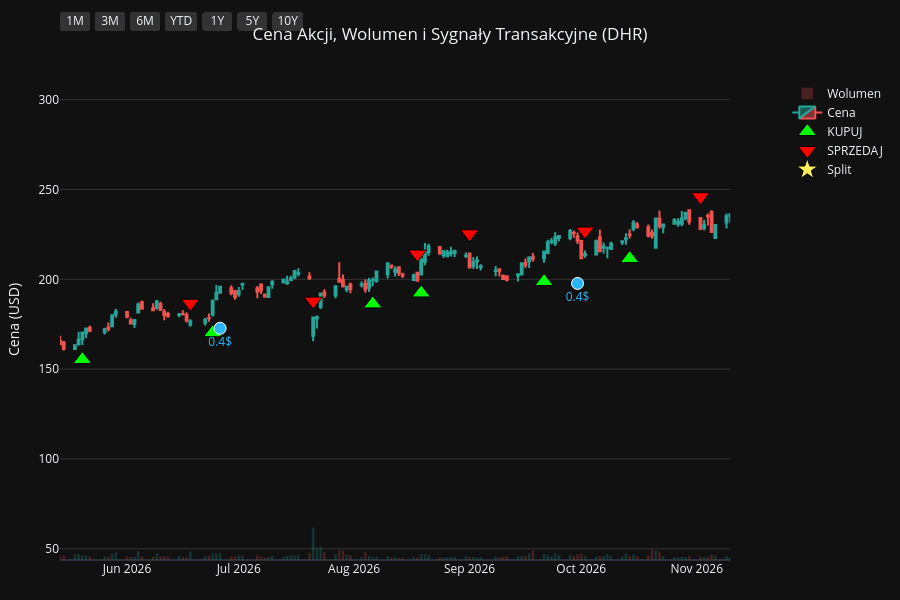
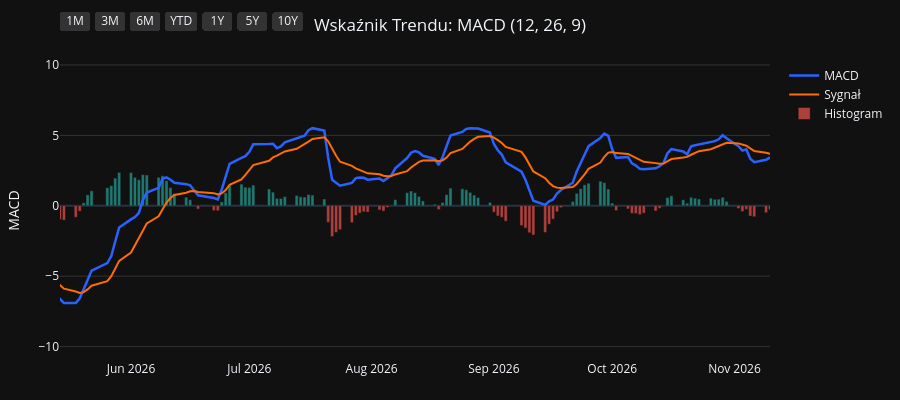
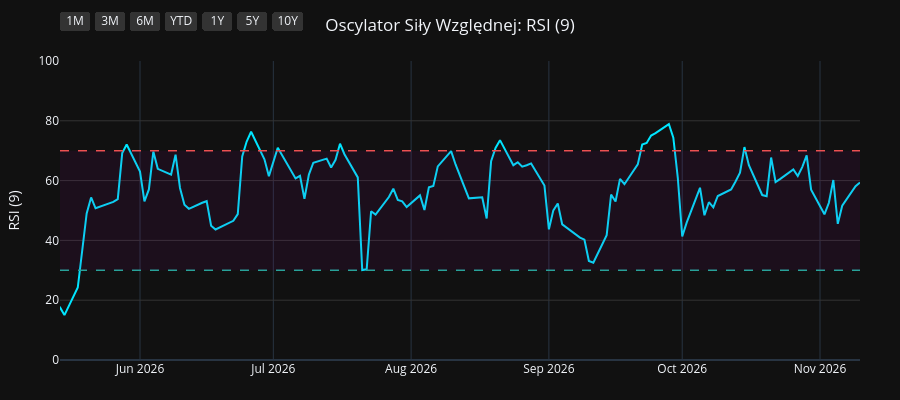
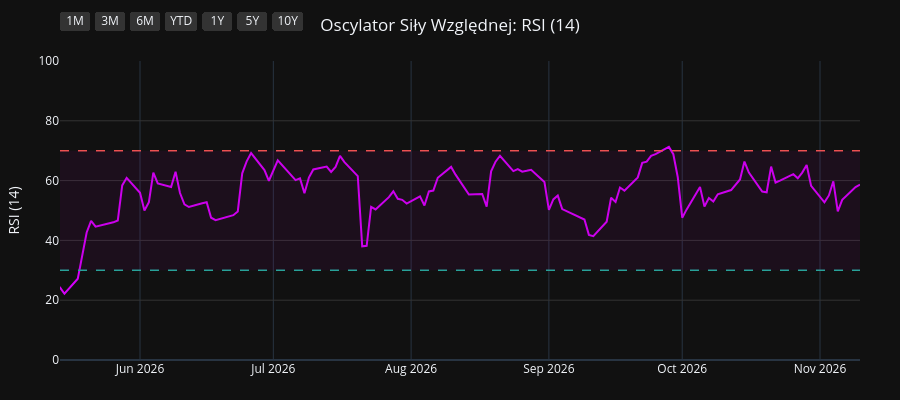

Source (notebook cell) for these figures, in order:
### Code cell
import os
import yfinance as yf
import pandas as pd
import pandas_ta as ta
import plotly.graph_objects as go
from plotly.subplots import make_subplots

# 1. Pobranie i przygotowanie danych
symbol = os.environ.get("STOCK_TICKER", "").strip().upper()
if not symbol:
    raise RuntimeError("Set STOCK_TICKER before running price_extractor.ipynb")
df = yf.Ticker(symbol).history(period="10y")
df.index = df.index.tz_localize(None)

# Wskaźniki i sygnały
df.ta.macd(fast=12, slow=26, signal=9, append=True)
df.ta.rsi(length=9, append=True)
df.ta.rsi(length=14, append=True)
df.ta.rsi(length=21, append=True)
df.dropna(inplace=True)

macd = df['MACD_12_26_9']
signal = df['MACDs_12_26_9']
wczorajszy_macd = macd.shift(1)
wczorajszy_signal = signal.shift(1)

df['Decyzja'] = 'BRAK'
df.loc[(macd > signal) & (wczorajszy_macd <= wczorajszy_signal), 'Decyzja'] = 'KUPUJ'
df.loc[(macd < signal) & (wczorajszy_macd >= wczorajszy_signal), 'Decyzja'] = 'SPRZEDAJ'

df_kupuj = df[df['Decyzja'] == 'KUPUJ']
df_sprzedaj = df[df['Decyzja'] == 'SPRZEDAJ']
df_dywidendy = df[df['Dividends'] > 0]
df_splity = df[df['Stock Splits'] > 0]

# Wspólna konfiguracja osi X
konfiguracja_osi_x = dict(
    type="date",
    showspikes=True, spikemode="across", spikesnap="cursor", spikedash="dot", spikecolor="#ffffff", spikethickness=1, hoverformat="%Y-%m-%d",
    rangeselector=dict(
        buttons=list([
            dict(count=1, label="1M", step="month", stepmode="backward"),
            dict(count=3, label="3M", step="month", stepmode="backward"),
            dict(count=6, label="6M", step="month", stepmode="backward"),
            dict(count=1, label="YTD", step="year", stepmode="todate"),
            dict(count=1, label="1Y", step="year", stepmode="backward"),
            dict(count=5, label="5Y", step="year", stepmode="backward"),
            dict(step="all", label="10Y")
        ]),
        bgcolor="#333333", activecolor="#2962ff", x=0, y=1.1
    )
)

# ==========================================
# WYKRES 1: CENA + WOLUMEN + SYGNAŁY
# ==========================================
fig1 = make_subplots(specs=[[{"secondary_y": True}]])

kolory_wolumenu = ['#26a69a' if row['Close'] >= row['Open'] else '#ef5350' for index, row in df.iterrows()]
fig1.add_trace(go.Bar(x=df.index, y=df['Volume'], marker_color=kolory_wolumenu, opacity=0.25, name='Wolumen'), secondary_y=True)
fig1.add_trace(go.Candlestick(x=df.index, open=df['Open'], high=df['High'], low=df['Low'], close=df['Close'], name='Cena', increasing_line_color='#26a69a', decreasing_line_color='#ef5350'), secondary_y=False)
fig1.add_trace(go.Scatter(x=df_kupuj.index, y=df_kupuj['Low'] * 0.95, customdata=df_kupuj[['Low', 'High']], mode='markers', marker=dict(symbol='triangle-up', size=16, color='#00ff00', line=dict(width=1, color='black')), name='KUPUJ', hovertemplate='KUPUJ<br>Najniższa: %{customdata[0]:.2f}<br>Najwyższa: %{customdata[1]:.2f}<extra></extra>'), secondary_y=False)
fig1.add_trace(go.Scatter(x=df_sprzedaj.index, y=df_sprzedaj['High'] * 1.05, customdata=df_sprzedaj[['Low', 'High']], mode='markers', marker=dict(symbol='triangle-down', size=16, color='#ff0000', line=dict(width=1, color='black')), name='SPRZEDAJ', hovertemplate='SPRZEDAJ<br>Najniższa: %{customdata[0]:.2f}<br>Najwyższa: %{customdata[1]:.2f}<extra></extra>'), secondary_y=False)

if not df_dywidendy.empty:
    fig1.add_trace(go.Scatter(x=df_dywidendy.index, y=df_dywidendy['Low'] * 0.90, mode='markers+text', marker=dict(symbol='circle', size=12, color='#29b6f6', line=dict(width=1, color='white')), text=df_dywidendy['Dividends'].apply(lambda x: f"{x}$"), textposition="bottom center", name='Dywidenda', showlegend=False, hovertemplate='Dywidenda: %{text}<extra></extra>', textfont=dict(color="#29b6f6")), secondary_y=False)
if not df_splity.empty:
                    fig1.add_trace(go.Scatter(x=df_splity.index, y=df_splity['High'], mode='markers+text', marker=dict(symbol='star', size=16, color='#ffee58', line=dict(width=1, color='black')), text=df_splity['Stock Splits'].apply(lambda x: f"{x:g}:1" if x >= 1 else f"1:{1 / x:g}"), textposition="top center", name='Split', hovertemplate='%{text}<extra></extra>', textfont=dict(color="#ffee58")), secondary_y=False)

fig1.update_layout(title=dict(text=f"Cena Akcji, Wolumen i Sygnały Transakcyjne ({symbol})", x=0.5, xanchor='center'), dragmode='pan', xaxis_rangeslider_visible=False, template='plotly_dark', height=600, hovermode='x unified', margin=dict(l=60, r=40, t=60, b=40))
fig1.update_xaxes(**konfiguracja_osi_x)
fig1.update_xaxes(range=[df.index.max() - pd.Timedelta(days=180), df.index.max()])
fig1.update_yaxes(title_text="Cena (USD)", secondary_y=False, gridcolor='#333333')
fig1.update_yaxes(range=[0, df['Volume'].max() * 4], showgrid=False, showticklabels=False, secondary_y=True)
fig1.show(config={'scrollZoom': True})

# ==========================================
# WYKRES 2: WSKAŹNIK MACD
# ==========================================
fig2 = go.Figure()
fig2.add_trace(go.Scatter(x=df.index, y=df['MACD_12_26_9'], line=dict(color='#2962ff', width=2.5), name='MACD'))
fig2.add_trace(go.Scatter(x=df.index, y=df['MACDs_12_26_9'], line=dict(color='#ff6d00', width=2), name='Sygnał'))
kolory_macd = ['#26a69a' if val >= 0 else '#ef5350' for val in df['MACDh_12_26_9']]
fig2.add_trace(go.Bar(x=df.index, y=df['MACDh_12_26_9'], marker_color=kolory_macd, name='Histogram', opacity=0.7))
fig2.update_layout(title=dict(text="Wskaźnik Trendu: MACD (12, 26, 9)", x=0.5, xanchor='center'), dragmode='pan', xaxis_rangeslider_visible=False, template='plotly_dark', height=400, hovermode='x unified', margin=dict(l=60, r=40, t=60, b=40))
fig2.update_xaxes(**konfiguracja_osi_x)
fig2.update_xaxes(range=[df.index.max() - pd.Timedelta(days=180), df.index.max()])
fig2.update_yaxes(title_text="MACD", gridcolor='#333333')
fig2.show(config={'scrollZoom': True})

# ==========================================
# WYKRES 3: OSCYLATOR RSI (9)
# ==========================================
fig3 = go.Figure()
fig3.add_trace(go.Scatter(x=df.index, y=df['RSI_9'], line=dict(color='#00e5ff', width=2), name='RSI (9)'))
fig3.add_hline(y=70, line_dash="dash", line_color="#ef5350", line_width=1.5)
fig3.add_hline(y=30, line_dash="dash", line_color="#26a69a", line_width=1.5)
fig3.add_hrect(y0=30, y1=70, line_width=0, fillcolor="purple", opacity=0.1)
fig3.update_layout(title=dict(text="Oscylator Siły Względnej: RSI (9)", x=0.5, xanchor='center'), dragmode='pan', xaxis_rangeslider_visible=False, template='plotly_dark', height=400, hovermode='x unified', margin=dict(l=60, r=40, t=60, b=40))
fig3.update_xaxes(**konfiguracja_osi_x)
fig3.update_xaxes(range=[df.index.max() - pd.Timedelta(days=180), df.index.max()])
fig3.update_yaxes(title_text="RSI (9)", range=[0, 100], gridcolor='#333333')
fig3.show(config={'scrollZoom': True})

# ==========================================
# WYKRES 4: OSCYLATOR RSI (14)
# ==========================================
fig4 = go.Figure()
fig4.add_trace(go.Scatter(x=df.index, y=df['RSI_14'], line=dict(color='#d500f9', width=2), name='RSI (14)'))
fig4.add_hline(y=70, line_dash="dash", line_color="#ef5350", line_width=1.5)
fig4.add_hline(y=30, line_dash="dash", line_color="#26a69a", line_width=1.5)
fig4.add_hrect(y0=30, y1=70, line_width=0, fillcolor="purple", opacity=0.1)
fig4.update_layout(title=dict(text="Oscylator Siły Względnej: RSI (14)", x=0.5, xanchor='center'), dragmode='pan', xaxis_rangeslider_visible=False, template='plotly_dark', height=400, hovermode='x unified', margin=dict(l=60, r=40, t=60, b=40))
fig4.update_xaxes(**konfiguracja_osi_x)
fig4.update_xaxes(range=[df.index.max() - pd.Timedelta(days=180), df.index.max()])
fig4.update_yaxes(title_text="RSI (14)", range=[0, 100], gridcolor='#333333')
fig4.show(config={'scrollZoom': True})

# ==========================================
# WYKRES 5: OSCYLATOR RSI (21)
# ==========================================
fig5 = go.Figure()
fig5.add_trace(go.Scatter(x=df.index, y=df['RSI_21'], line=dict(color='#64dd17', width=2), name='RSI (21)'))
fig5.add_hline(y=70, line_dash="dash", line_color="#ef5350", line_width=1.5)
fig5.add_hline(y=30, line_dash="dash", line_color="#26a69a", line_width=1.5)
fig5.add_hrect(y0=30, y1=70, line_width=0, fillcolor="purple", opacity=0.1)
fig5.update_layout(title=dict(text="Oscylator Siły Względnej: RSI (21)", x=0.5, xanchor='center'), dragmode='pan', xaxis_rangeslider_visible=False, template='plotly_dark', height=400, hovermode='x unified', margin=dict(l=60, r=40, t=60, b=40))
fig5.update_xaxes(**konfiguracja_osi_x)
fig5.update_xaxes(range=[df.index.max() - pd.Timedelta(days=180), df.index.max()])
fig5.update_yaxes(title_text="RSI (21)", range=[0, 100], gridcolor='#333333')
fig5.show(config={'scrollZoom': True})

### Figure 1 — Plotly figure (JSON) as saved in the notebook; plotly's stock layout.template omitted (floating-point values rounded to 4 significant figures; data arrays with more than 128 entries replaced by an {"elided": "..."} marker saying what was removed)
{"data": [{"marker": {"color": {"elided": "2479 str values"}}, "name": "Wolumen", "opacity": 0.25, "type": "bar", "x": {"elided": "2479 str values"}, "xaxis": "x", "y": {"elided": "2479 int values"}, "yaxis": "y2"}, {"close": {"elided": "2479 float values"}, "decreasing": {"line": {"color": "#ef5350"}}, "high": {"elided": "2479 float values"}, "increasing": {"line": {"color": "#26a69a"}}, "low": {"elided": "2479 float values"}, "name": "Cena", "open": {"elided": "2479 float values"}, "type": "candlestick", "x": {"elided": "2479 str values"}, "xaxis": "x", "yaxis": "y"}, {"customdata": {"elided": "100x2 float values"}, "hovertemplate": "KUPUJ<br>Najniższa: %{customdata[0]:.2f}<br>Najwyższa: %{customdata[1]:.2f}<extra></extra>", "marker": {"color": "#00ff00", "line": {"color": "black", "width": 1}, "size": 16, "symbol": "triangle-up"}, "mode": "markers", "name": "KUPUJ", "type": "scatter", "x": ["2017-01-03T00:00:00", "2017-01-31T00:00:00", "2017-03-10T00:00:00", "2017-04-18T00:00:00", "2017-05-05T00:00:00", "2017-05-22T00:00:00", "2017-06-20T00:00:00", "2017-07-17T00:00:00", "2017-08-16T00:00:00", "2017-10-19T00:00:00", "2017-12-20T00:00:00", "2018-01-05T00:00:00", "2018-02-23T00:00:00", "2018-03-07T00:00:00", "2018-04-11T00:00:00", "2018-05-11T00:00:00", "2018-06-06T00:00:00", "2018-07-09T00:00:00", "2018-08-27T00:00:00", "2018-11-02T00:00:00", "2018-12-31T00:00:00", "2019-01-04T00:00:00", "2019-05-01T00:00:00", "2019-06-04T00:00:00", "2019-08-19T00:00:00", "2019-08-29T00:00:00", "2019-09-12T00:00:00", "2019-09-30T00:00:00", "2019-10-30T00:00:00", "2019-11-13T00:00:00", "2020-01-02T00:00:00", "2020-01-07T00:00:00", "2020-01-30T00:00:00", "2020-03-26T00:00:00", "2020-06-02T00:00:00", "2020-06-15T00:00:00", "2020-07-02T00:00:00", "2020-09-17T00:00:00", "2020-09-28T00:00:00", "2020-11-04T00:00:00", "2020-12-17T00:00:00", "2020-12-28T00:00:00", "2021-01-04T00:00:00", "2021-02-02T00:00:00", "2021-02-12T00:00:00", "2021-03-18T00:00:00", "2021-06-17T00:00:00", "2021-07-22T00:00:00", "2021-10-19T00:00:00", "2021-11-16T00:00:00", "2021-12-13T00:00:00", "2021-12-23T00:00:00", "2022-02-01T00:00:00", "2022-02-25T00:00:00", "2022-03-14T00:00:00", "2022-05-16T00:00:00", "2022-06-24T00:00:00", "2022-07-21T00:00:00", "2022-09-12T00:00:00", "2022-10-04T00:00:00", "2022-10-31T00:00:00", "2022-11-07T00:00:00", "2023-01-11T00:00:00", "2023-03-16T00:00:00", "2023-05-24T00:00:00", "2023-06-30T00:00:00", "2023-07-13T00:00:00", "2023-08-29T00:00:00", "2023-11-06T00:00:00", "2023-12-13T00:00:00", "2024-01-30T00:00:00", "2024-04-23T00:00:00", "2024-06-06T00:00:00", "2024-07-15T00:00:00", "2024-09-10T00:00:00", "2024-09-27T00:00:00", "2024-10-18T00:00:00", "2024-11-22T00:00:00", "2024-12-24T00:00:00", "2025-02-21T00:00:00", "2025-04-22T00:00:00", "2025-05-16T00:00:00", "2025-06-03T00:00:00", "2025-06-25T00:00:00", "2025-07-01T00:00:00", "2025-07-25T00:00:00", "2025-08-12T00:00:00", "2025-09-30T00:00:00", "2025-11-14T00:00:00", "2025-12-26T00:00:00", "2026-01-05T00:00:00", "2026-01-21T00:00:00", "2026-02-27T00:00:00", "2026-03-23T00:00:00", "2026-05-20T00:00:00", "2026-06-24T00:00:00", "2026-08-06T00:00:00", "2026-08-19T00:00:00", "2026-09-21T00:00:00", "2026-10-14T00:00:00"], "xaxis": "x", "y": [62.69, 65.6, 69.99, 69.19, 67.2, 65.86, 68.34, 68.28, 64.98, 71.68, 75.98, 76.09, 78.75, 78.2, 79.2, 81.54, 82.16, 80.14, 81.36, 81.02, 82.92, 80.03, 106.6, 107.2, 114.1, 114.0, 114.0, 115.6, 111.5, 109.5, 124.9, 125.7, 133.4, 106.4, 134.2, 135.7, 145.4, 166.8, 170.0, 195.3, 182.0, 181.4, 179.9, 198.9, 196.7, 174.2, 199.6, 231.5, 251.0, 246.0, 259.4, 260.8, 233.0, 221.7, 216.0, 201.0, 208.8, 223.4, 238.1, 224.0, 204.0, 202.1, 221.0, 198.3, 183.9, 196.5, 196.3, 215.5, 182.1, 204.6, 222.8, 233.5, 248.4, 228.3, 253.2, 258.1, 254.3, 219.8, 213.7, 196.5, 180.3, 178.1, 174.8, 183.9, 184.9, 190.8, 188.0, 175.1, 205.0, 216.5, 216.5, 221.3, 195.4, 178.8, 155.3, 170.3, 186.3, 192.4, 198.8, 211.6], "yaxis": "y"}, {"customdata": {"elided": "100x2 float values"}, "hovertemplate": "SPRZEDAJ<br>Najniższa: %{customdata[0]:.2f}<br>Najwyższa: %{customdata[1]:.2f}<extra></extra>", "marker": {"color": "#ff0000", "line": {"color": "black", "width": 1}, "size": 16, "symbol": "triangle-down"}, "mode": "markers", "name": "SPRZEDAJ", "type": "scatter", "x": ["2017-01-23T00:00:00", "2017-03-07T00:00:00", "2017-03-14T00:00:00", "2017-04-20T00:00:00", "2017-05-17T00:00:00", "2017-06-12T00:00:00", "2017-06-27T00:00:00", "2017-07-21T00:00:00", "2017-09-22T00:00:00", "2017-11-10T00:00:00", "2017-12-21T00:00:00", "2018-02-02T00:00:00", "2018-03-02T00:00:00", "2018-03-21T00:00:00", "2018-05-02T00:00:00", "2018-05-29T00:00:00", "2018-06-18T00:00:00", "2018-08-03T00:00:00", "2018-10-03T00:00:00", "2018-12-10T00:00:00", "2019-01-03T00:00:00", "2019-03-15T00:00:00", "2019-05-09T00:00:00", "2019-07-08T00:00:00", "2019-08-23T00:00:00", "2019-09-10T00:00:00", "2019-09-27T00:00:00", "2019-10-01T00:00:00", "2019-11-04T00:00:00", "2019-12-30T00:00:00", "2020-01-03T00:00:00", "2020-01-27T00:00:00", "2020-01-31T00:00:00", "2020-05-06T00:00:00", "2020-06-12T00:00:00", "2020-06-24T00:00:00", "2020-08-10T00:00:00", "2020-09-18T00:00:00", "2020-10-30T00:00:00", "2020-11-09T00:00:00", "2020-12-24T00:00:00", "2020-12-30T00:00:00", "2021-01-21T00:00:00", "2021-02-04T00:00:00", "2021-02-18T00:00:00", "2021-05-05T00:00:00", "2021-07-21T00:00:00", "2021-08-23T00:00:00", "2021-11-05T00:00:00", "2021-12-06T00:00:00", "2021-12-14T00:00:00", "2022-01-04T00:00:00", "2022-02-15T00:00:00", "2022-03-08T00:00:00", "2022-04-12T00:00:00", "2022-06-13T00:00:00", "2022-07-14T00:00:00", "2022-08-18T00:00:00", "2022-09-16T00:00:00", "2022-10-11T00:00:00", "2022-11-03T00:00:00", "2022-12-16T00:00:00", "2023-01-26T00:00:00", "2023-04-25T00:00:00", "2023-06-27T00:00:00", "2023-07-06T00:00:00", "2023-08-07T00:00:00", "2023-09-07T00:00:00", "2023-12-08T00:00:00", "2024-01-03T00:00:00", "2024-03-05T00:00:00", "2024-05-29T00:00:00", "2024-06-10T00:00:00", "2024-08-08T00:00:00", "2024-09-25T00:00:00", "2024-10-02T00:00:00", "2024-10-22T00:00:00", "2024-12-19T00:00:00", "2025-01-29T00:00:00", "2025-04-01T00:00:00", "2025-05-15T00:00:00", "2025-05-21T00:00:00", "2025-06-23T00:00:00", "2025-06-30T00:00:00", "2025-07-14T00:00:00", "2025-08-04T00:00:00", "2025-08-27T00:00:00", "2025-10-31T00:00:00", "2025-12-04T00:00:00", "2025-12-31T00:00:00", "2026-01-20T00:00:00", "2026-01-23T00:00:00", "2026-03-02T00:00:00", "2026-04-23T00:00:00", "2026-06-18T00:00:00", "2026-07-21T00:00:00", "2026-08-18T00:00:00", "2026-09-01T00:00:00", "2026-10-02T00:00:00", "2026-11-02T00:00:00"], "xaxis": "x", "y": [71.3, 76.47, 77.31, 76.1, 73.65, 75.35, 75.86, 74.12, 77.22, 82.7, 84.57, 91.4, 85.96, 90.03, 90.05, 90.58, 90.95, 90.87, 98.65, 91.44, 91.05, 116.1, 118.1, 129.5, 126.1, 124.4, 129.3, 130.9, 124.3, 137.9, 140.0, 145.9, 150.8, 150.8, 154.5, 157.8, 186.0, 188.5, 208.8, 224.6, 202.4, 203.5, 215.9, 217.1, 216.0, 233.5, 257.1, 292.6, 268.2, 285.2, 287.7, 287.0, 251.8, 239.2, 264.8, 224.7, 227.2, 270.0, 257.3, 236.7, 221.8, 243.7, 242.4, 226.0, 217.9, 214.9, 234.7, 236.1, 227.0, 243.3, 266.4, 265.2, 274.6, 278.9, 285.9, 285.5, 278.9, 239.4, 244.5, 213.0, 198.6, 203.3, 204.6, 208.6, 208.2, 205.7, 215.8, 227.0, 238.6, 241.4, 249.3, 251.3, 217.1, 189.3, 186.7, 187.9, 214.1, 225.4, 226.9, 246.0], "yaxis": "y"}, {"hovertemplate": "Dywidenda: %{text}<extra></extra>", "marker": {"color": "#29b6f6", "line": {"color": "white", "width": 1}, "size": 12, "symbol": "circle"}, "mode": "markers+text", "name": "Dywidenda", "showlegend": false, "text": ["0.124113$", "0.124113$", "0.124113$", "0.124113$", "0.141844$", "0.141844$", "0.141844$", "0.141844$", "0.150709$", "0.150709$", "0.150709$", "0.150709$", "0.159574$", "0.159574$", "0.159574$", "0.159574$", "0.18617$", "0.18617$", "0.18617$", "0.18617$", "0.221631$", "0.221631$", "0.221631$", "0.221631$", "0.239362$", "0.239362$", "0.27$", "0.24$", "0.27$", "0.27$", "0.27$", "0.27$", "0.32$", "0.32$", "0.32$", "0.32$", "0.4$", "0.4$", "0.4$"], "textfont": {"color": "#29b6f6"}, "textposition": "bottom center", "type": "scatter", "x": ["2017-03-29T00:00:00", "2017-06-28T00:00:00", "2017-09-28T00:00:00", "2017-12-28T00:00:00", "2018-03-28T00:00:00", "2018-06-28T00:00:00", "2018-09-27T00:00:00", "2018-12-27T00:00:00", "2019-03-28T00:00:00", "2019-06-27T00:00:00", "2019-09-26T00:00:00", "2019-12-26T00:00:00", "2020-03-26T00:00:00", "2020-06-25T00:00:00", "2020-09-25T00:00:00", "2020-12-24T00:00:00", "2021-03-25T00:00:00", "2021-06-24T00:00:00", "2021-09-29T00:00:00", "2021-12-29T00:00:00", "2022-03-24T00:00:00", "2022-06-23T00:00:00", "2022-09-29T00:00:00", "2022-12-29T00:00:00", "2023-03-30T00:00:00", "2023-06-29T00:00:00", "2023-10-11T00:00:00", "2023-12-28T00:00:00", "2024-03-27T00:00:00", "2024-06-28T00:00:00", "2024-09-27T00:00:00", "2024-12-27T00:00:00", "2025-03-28T00:00:00", "2025-06-27T00:00:00", "2025-09-26T00:00:00", "2025-12-26T00:00:00", "2026-03-27T00:00:00", "2026-06-26T00:00:00", "2026-09-30T00:00:00"], "xaxis": "x", "y": [64.83, 64.44, 64.57, 71.12, 73.74, 74.43, 82.87, 75.28, 99.34, 108.4, 109.4, 117.9, 100.8, 130.6, 156.2, 171.1, 167.3, 206.1, 237.4, 251.4, 220.3, 192.5, 203.1, 204.5, 194.0, 181.4, 190.0, 205.9, 219.0, 220.0, 244.6, 203.9, 182.8, 176.3, 162.0, 205.1, 162.3, 172.8, 197.7], "yaxis": "y"}, {"hovertemplate": "%{text}<extra></extra>", "marker": {"color": "#ffee58", "line": {"color": "black", "width": 1}, "size": 16, "symbol": "star"}, "mode": "markers+text", "name": "Split", "text": ["1.128:1"], "textfont": {"color": "#ffee58"}, "textposition": "top center", "type": "scatter", "x": ["2023-10-02T00:00:00"], "xaxis": "x", "y": [217.5], "yaxis": "y"}], "layout": {"dragmode": "pan", "height": 600, "hovermode": "x unified", "margin": {"b": 40, "l": 60, "r": 40, "t": 60}, "title": {"text": "Cena Akcji, Wolumen i Sygnały Transakcyjne (DHR)", "x": 0.5, "xanchor": "center"}, "xaxis": {"anchor": "y", "domain": [0.0, 0.94], "hoverformat": "%Y-%m-%d", "range": ["2026-05-14T00:00:00", "2026-11-10T00:00:00"], "rangeselector": {"activecolor": "#2962ff", "bgcolor": "#333333", "buttons": [{"count": 1, "label": "1M", "step": "month", "stepmode": "backward"}, {"count": 3, "label": "3M", "step": "month", "stepmode": "backward"}, {"count": 6, "label": "6M", "step": "month", "stepmode": "backward"}, {"count": 1, "label": "YTD", "step": "year", "stepmode": "todate"}, {"count": 1, "label": "1Y", "step": "year", "stepmode": "backward"}, {"count": 5, "label": "5Y", "step": "year", "stepmode": "backward"}, {"label": "10Y", "step": "all"}], "x": 0, "y": 1.1}, "rangeslider": {"visible": false}, "showspikes": true, "spikecolor": "#ffffff", "spikedash": "dot", "spikemode": "across", "spikesnap": "cursor", "spikethickness": 1, "type": "date"}, "yaxis": {"anchor": "x", "domain": [0.0, 1.0], "gridcolor": "#333333", "title": {"text": "Cena (USD)"}}, "yaxis2": {"anchor": "x", "overlaying": "y", "range": [0, 415337720], "showgrid": false, "showticklabels": false, "side": "right"}}}

### Figure 2 — Plotly figure (JSON) as saved in the notebook; plotly's stock layout.template omitted (floating-point values rounded to 4 significant figures; data arrays with more than 128 entries replaced by an {"elided": "..."} marker saying what was removed)
{"data": [{"line": {"color": "#2962ff", "width": 2.5}, "name": "MACD", "type": "scatter", "x": {"elided": "2479 str values"}, "y": {"elided": "2479 float values"}}, {"line": {"color": "#ff6d00", "width": 2}, "name": "Sygnał", "type": "scatter", "x": {"elided": "2479 str values"}, "y": {"elided": "2479 float values"}}, {"marker": {"color": {"elided": "2479 str values"}}, "name": "Histogram", "opacity": 0.7, "type": "bar", "x": {"elided": "2479 str values"}, "y": {"elided": "2479 float values"}}], "layout": {"dragmode": "pan", "height": 400, "hovermode": "x unified", "margin": {"b": 40, "l": 60, "r": 40, "t": 60}, "title": {"text": "Wskaźnik Trendu: MACD (12, 26, 9)", "x": 0.5, "xanchor": "center"}, "xaxis": {"hoverformat": "%Y-%m-%d", "range": ["2026-05-14T00:00:00", "2026-11-10T00:00:00"], "rangeselector": {"activecolor": "#2962ff", "bgcolor": "#333333", "buttons": [{"count": 1, "label": "1M", "step": "month", "stepmode": "backward"}, {"count": 3, "label": "3M", "step": "month", "stepmode": "backward"}, {"count": 6, "label": "6M", "step": "month", "stepmode": "backward"}, {"count": 1, "label": "YTD", "step": "year", "stepmode": "todate"}, {"count": 1, "label": "1Y", "step": "year", "stepmode": "backward"}, {"count": 5, "label": "5Y", "step": "year", "stepmode": "backward"}, {"label": "10Y", "step": "all"}], "x": 0, "y": 1.1}, "rangeslider": {"visible": false}, "showspikes": true, "spikecolor": "#ffffff", "spikedash": "dot", "spikemode": "across", "spikesnap": "cursor", "spikethickness": 1, "type": "date"}, "yaxis": {"gridcolor": "#333333", "title": {"text": "MACD"}}}}

### Figure 3 — Plotly figure (JSON) as saved in the notebook; plotly's stock layout.template omitted (floating-point values rounded to 4 significant figures; data arrays with more than 128 entries replaced by an {"elided": "..."} marker saying what was removed)
{"data": [{"line": {"color": "#00e5ff", "width": 2}, "name": "RSI (9)", "type": "scatter", "x": {"elided": "2479 str values"}, "y": {"elided": "2479 float values"}}], "layout": {"dragmode": "pan", "height": 400, "hovermode": "x unified", "margin": {"b": 40, "l": 60, "r": 40, "t": 60}, "shapes": [{"line": {"color": "#ef5350", "dash": "dash", "width": 1.5}, "type": "line", "x0": 0, "x1": 1, "xref": "x domain", "y0": 70, "y1": 70, "yref": "y"}, {"line": {"color": "#26a69a", "dash": "dash", "width": 1.5}, "type": "line", "x0": 0, "x1": 1, "xref": "x domain", "y0": 30, "y1": 30, "yref": "y"}, {"fillcolor": "purple", "line": {"width": 0}, "opacity": 0.1, "type": "rect", "x0": 0, "x1": 1, "xref": "x domain", "y0": 30, "y1": 70, "yref": "y"}], "title": {"text": "Oscylator Siły Względnej: RSI (9)", "x": 0.5, "xanchor": "center"}, "xaxis": {"hoverformat": "%Y-%m-%d", "range": ["2026-05-14T00:00:00", "2026-11-10T00:00:00"], "rangeselector": {"activecolor": "#2962ff", "bgcolor": "#333333", "buttons": [{"count": 1, "label": "1M", "step": "month", "stepmode": "backward"}, {"count": 3, "label": "3M", "step": "month", "stepmode": "backward"}, {"count": 6, "label": "6M", "step": "month", "stepmode": "backward"}, {"count": 1, "label": "YTD", "step": "year", "stepmode": "todate"}, {"count": 1, "label": "1Y", "step": "year", "stepmode": "backward"}, {"count": 5, "label": "5Y", "step": "year", "stepmode": "backward"}, {"label": "10Y", "step": "all"}], "x": 0, "y": 1.1}, "rangeslider": {"visible": false}, "showspikes": true, "spikecolor": "#ffffff", "spikedash": "dot", "spikemode": "across", "spikesnap": "cursor", "spikethickness": 1, "type": "date"}, "yaxis": {"gridcolor": "#333333", "range": [0, 100], "title": {"text": "RSI (9)"}}}}

### Figure 4 — Plotly figure (JSON) as saved in the notebook; plotly's stock layout.template omitted (floating-point values rounded to 4 significant figures; data arrays with more than 128 entries replaced by an {"elided": "..."} marker saying what was removed)
{"data": [{"line": {"color": "#d500f9", "width": 2}, "name": "RSI (14)", "type": "scatter", "x": {"elided": "2479 str values"}, "y": {"elided": "2479 float values"}}], "layout": {"dragmode": "pan", "height": 400, "hovermode": "x unified", "margin": {"b": 40, "l": 60, "r": 40, "t": 60}, "shapes": [{"line": {"color": "#ef5350", "dash": "dash", "width": 1.5}, "type": "line", "x0": 0, "x1": 1, "xref": "x domain", "y0": 70, "y1": 70, "yref": "y"}, {"line": {"color": "#26a69a", "dash": "dash", "width": 1.5}, "type": "line", "x0": 0, "x1": 1, "xref": "x domain", "y0": 30, "y1": 30, "yref": "y"}, {"fillcolor": "purple", "line": {"width": 0}, "opacity": 0.1, "type": "rect", "x0": 0, "x1": 1, "xref": "x domain", "y0": 30, "y1": 70, "yref": "y"}], "title": {"text": "Oscylator Siły Względnej: RSI (14)", "x": 0.5, "xanchor": "center"}, "xaxis": {"hoverformat": "%Y-%m-%d", "range": ["2026-05-14T00:00:00", "2026-11-10T00:00:00"], "rangeselector": {"activecolor": "#2962ff", "bgcolor": "#333333", "buttons": [{"count": 1, "label": "1M", "step": "month", "stepmode": "backward"}, {"count": 3, "label": "3M", "step": "month", "stepmode": "backward"}, {"count": 6, "label": "6M", "step": "month", "stepmode": "backward"}, {"count": 1, "label": "YTD", "step": "year", "stepmode": "todate"}, {"count": 1, "label": "1Y", "step": "year", "stepmode": "backward"}, {"count": 5, "label": "5Y", "step": "year", "stepmode": "backward"}, {"label": "10Y", "step": "all"}], "x": 0, "y": 1.1}, "rangeslider": {"visible": false}, "showspikes": true, "spikecolor": "#ffffff", "spikedash": "dot", "spikemode": "across", "spikesnap": "cursor", "spikethickness": 1, "type": "date"}, "yaxis": {"gridcolor": "#333333", "range": [0, 100], "title": {"text": "RSI (14)"}}}}
